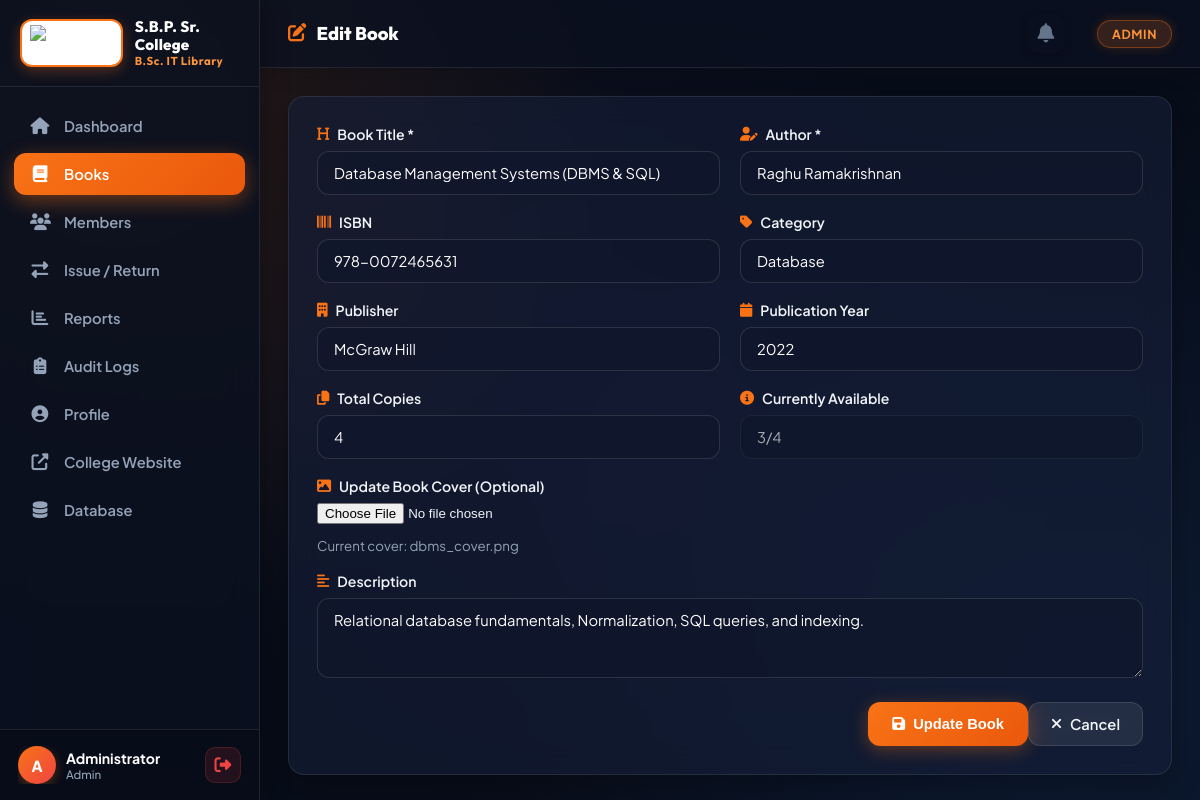
Screenshot of /books/edit/2 (signed in) with the database file from the repository.
### tables this page shows
CREATE TABLE books (
            id INTEGER PRIMARY KEY AUTOINCREMENT,
            title TEXT NOT NULL,
            author TEXT NOT NULL,
            isbn TEXT UNIQUE,
            category TEXT,
            publisher TEXT,
            year INTEGER,
            total_copies INTEGER DEFAULT 1,
            available_copies INTEGER DEFAULT 1,
            description TEXT,
            added_date TEXT DEFAULT CURRENT_DATE,
            book_cover TEXT
        );

### app.py (the view, shortened to what this page needs)
@app.route('/books/edit/<int:book_id>', methods=['GET', 'POST'])
@admin_required
def edit_book(book_id):
    conn = get_db()
    book = conn.execute('SELECT * FROM books WHERE id = ?', (book_id,)).fetchone()
    if not book:
        flash('Book not found.', 'danger')
        conn.close()
        return redirect(url_for('books'))
    conn.close()
    return render_template('edit_book.html', book=book)

### app.py (called while the page is built, shortened)
def get_db():
    conn = sqlite3.connect(DATABASE)
    conn.row_factory = sqlite3.Row
    return conn

def admin_required(f):
    @wraps(f)
    def decorated(*args, **kwargs):
        if 'user_id' not in session:
            flash('Please login to continue.', 'warning')
            return redirect(url_for('login'))
        if session.get('role') != 'admin':
            flash('Admin access required.', 'danger')
            return redirect(url_for('dashboard'))
        return f(*args, **kwargs)
    return decorated

@app.context_processor
def inject_notifications():
    if 'user_id' in session:
        conn = get_db()
        today = datetime.today().strftime('%Y-%m-%d')
        notifs = conn.execute("SELECT * FROM notifications WHERE user_id = ? AND is_read = 0 ORDER BY id DESC LIMIT 5", (session['user_id'],)).fetchall()
        unread_count = len(notifs)
        conn.close()
        return dict(notifications=notifs, unread_count=unread_count)
    return dict(notifications=[], unread_count=0)

### templates/edit_book.html (shortened to what this page needs)
{% extends 'base.html' %}
{% block page_title %}<i class="fas fa-edit"></i> Edit Book{% endblock %}
{% block content %}
<div class="form-card">
    <form method="POST" class="lms-form" enctype="multipart/form-data">
        <div class="form-row">
            <div class="form-group">
                <label><i class="fas fa-heading"></i> Book Title *</label>
                <input type="text" name="title" value="{{ book.title }}" required>
            </div>
            <div class="form-group">
                <label><i class="fas fa-user-pen"></i> Author *</label>
                <input type="text" name="author" value="{{ book.author }}" required>
            </div>
        </div>
        <div class="form-row">
            <div class="form-group">
                <label><i class="fas fa-barcode"></i> ISBN</label>
                <input type="text" name="isbn" value="{{ book.isbn or '' }}">
            </div>
            <div class="form-group">
                <label><i class="fas fa-tag"></i> Category</label>
                <input type="text" name="category" value="{{ book.category or '' }}" list="cat-list">
            </div>
        </div>
        <div class="form-row">
            <div class="form-group">
                <label><i class="fas fa-building"></i> Publisher</label>
                <input type="text" name="publisher" value="{{ book.publisher or '' }}">
            </div>
            <div class="form-group">
                <label><i class="fas fa-calendar"></i> Publication Year</label>
                <input type="number" name="year" value="{{ book.year or '' }}" min="1900" max="2030">
            </div>
        </div>
        <div class="form-row">
            <div class="form-group">
                <label><i class="fas fa-copy"></i> Total Copies</label>
                <input type="number" name="copies" value="{{ book.total_copies }}" min="1" required>
            </div>
            <div class="form-group">
                <label><i class="fas fa-info-circle"></i> Currently Available</label>
                <input type="text" value="{{ book.available_copies }}/{{ book.total_copies }}" disabled class="input-disabled">
            </div>
        </div>
        <div class="form-row">
            <div class="form-group">
                <label><i class="fas fa-image"></i> Update Book Cover (Optional)</label>
                <input type="file" name="book_cover" accept="image/*">
                {% if book.book_cover %}
                <small style="color:var(--text-muted); margin-top:5px;">Current cover: {{ book.book_cover }}</small>
                {% endif %}
            </div>
        </div>
        <div class="form-group full-width">
            <label><i class="fas fa-align-left"></i> Description</label>
            <textarea name="description" rows="3">{{ book.description or '' }}</textarea>
        </div>
        <div class="form-buttons">
            <button type="submit" class="btn-primary"><i class="fas fa-save"></i> Update Book</button>
            <a href="{{ url_for('books') }}" class="btn-secondary"><i class="fas fa-times"></i> Cancel</a>
        </div>
    </form>
</div>
{% endblock %}

### static/css/style.css (style rules this page uses)
:root { --primary: #f97316; --primary-dark: #ea580c; --primary-light: #fb923c; --primary-glow: rgba(249, 115, 22, 0.35); --secondary: #1e293b; --dark: #0b1120; --dark2: rgba(15, 23, 42, 0.75); --card-bg: rgba(20, 30, 55, 0.65); --card-bg-hover: rgba(28, 41, 72, 0.75); --card-border: rgba(255, 255, 255, 0.09); --card-border-glow: rgba(249, 115, 22, 0.3); --text: #f1f5f9; --text-muted: #94a3b8; --sidebar-width: 260px; --header-h: 68px; --success: #10b981; --danger: #ef4444; --warning: #f59e0b; --info: #3b82f6; --radius: 16px; --shadow: 0 12px 32px -8px rgba(0, 0, 0, 0.5), 0 0 20px rgba(249, 115, 22, 0.06); --glass: rgba(15, 23, 42, 0.6); --glass-border: rgba(255, 255, 255, 0.12); --blur: blur(16px); }
*, *::before, *::after { box-sizing: border-box; margin: 0; padding: 0; }
html { scroll-behavior: smooth; }
body { font-family: 'Plus Jakarta Sans', -apple-system, BlinkMacSystemFont, sans-serif; background: radial-gradient(circle at 10% 15%, rgba(249, 115, 22, 0.14) 0%, transparent 40%), radial-gradient(circle at 90% 85%, rgba(59, 130, 246, 0.12) 0%, transparent 45%), radial-gradient(circle at 50% 50%, rgba(168, 85, 247, 0.06) 0%, transparent 60%), #070d19; background-attachment: fixed; color: var(--text); min-height: 100vh; display: flex; overflow-x: hidden; -webkit-font-smoothing: antialiased; }
.page-title i { color: var(--primary); }
.card, .form-card, .table-card, .table-container, .book-card { background: var(--card-bg); backdrop-filter: var(--blur); -webkit-backdrop-filter: var(--blur); border: 1px solid var(--card-border); border-radius: var(--radius); box-shadow: 0 10px 30px rgba(0,0,0,0.3); transition: all 0.3s cubic-bezier(0.16, 1, 0.3, 1); }
.form-card { padding: 28px; }
.form-row { display: flex; gap: 20px; margin-bottom: 18px; }
.form-group { flex: 1; display: flex; flex-direction: column; gap: 8px; }
.form-group label { font-size: 0.88rem; font-weight: 600; color: var(--text); display: flex; align-items: center; gap: 8px; }
.form-group label i { color: var(--primary); }
.input-disabled { opacity: 0.65; cursor: not-allowed; background: rgba(15, 23, 42, 0.85) !important; border-color: rgba(255, 255, 255, 0.08) !important; }
.form-buttons { margin-top: 24px; display: flex; justify-content: flex-end; }
.btn-primary { background: linear-gradient(135deg, var(--primary), var(--primary-dark)); color: #fff; padding: 12px 24px; border-radius: 12px; font-size: 0.92rem; font-weight: 700; border: none; cursor: pointer; text-decoration: none; display: inline-flex; align-items: center; gap: 8px; box-shadow: 0 4px 18px rgba(249, 115, 22, 0.35); transition: all 0.25s cubic-bezier(0.16, 1, 0.3, 1); }
.btn-secondary { background: rgba(255, 255, 255, 0.08); backdrop-filter: blur(10px); color: var(--text); padding: 12px 22px; border-radius: 12px; font-size: 0.92rem; font-weight: 600; border: 1px solid rgba(255, 255, 255, 0.12); cursor: pointer; text-decoration: none; display: inline-flex; align-items: center; gap: 8px; transition: all 0.25s ease; }
.form-control, input[type="text"], input[type="password"], input[type="number"], input[type="email"], input[type="tel"], textarea { width: 100%; background: rgba(15, 23, 42, 0.6); border: 1px solid rgba(255, 255, 255, 0.12); border-radius: 12px; color: #fff; padding: 12px 16px; font-size: 0.92rem; font-family: inherit; outline: none; transition: all 0.25s ease; }
.content-area > * { animation: fadeInUp 0.4s cubic-bezier(0.16, 1, 0.3, 1) forwards; }

### rows the page displays
books: title "Database Management Systems (DBMS & SQL)", author "Raghu Ramakrishnan", isbn "978-0072465631", category "Database", publisher "McGraw Hill", year "2022", copies "4", available_copies "3/4", book_cover "dbms_cover.png", description "Relational database fundamentals, Normalization, SQL queries, and indexing."

### other values shown
{{ session.user_name[0] | upper }} "A"
{{ session.user_name }} "Administrator"
{{ session.role | capitalize }} "Admin"
{{ session.role | capitalize }} "ADMIN"
